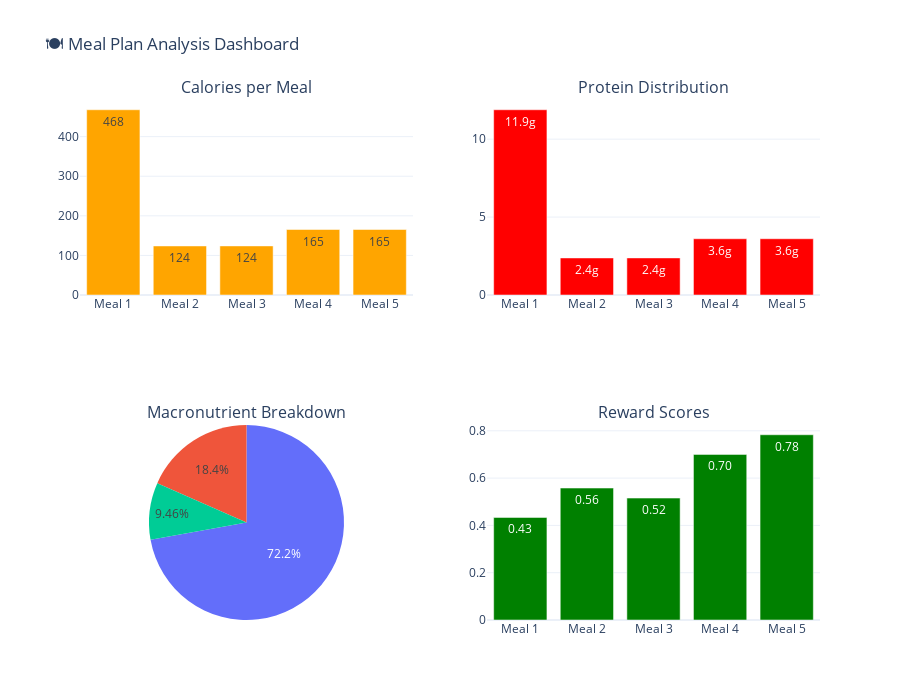

Source (notebook cell):
### Markdown cell above
## 🍽️ Interactive Meal Planning Demo

### Code cell
if RL_AVAILABLE and agent:
    print("🍽️ Generating AI meal plan...")
    
    # Reset environment and generate meal plan
    observation, _ = env.reset()
    meals_data = []
    total_nutrition = {'calories': 0, 'protein': 0, 'carbohydrates': 0, 'fat': 0}
    
    print("\n" + "="*70)
    print("🍽️ AI-GENERATED MEAL PLAN")
    print("="*70)
    
    for step in range(5):  # Generate 5 meals
        # Get action from trained agent
        action, _, _ = agent.select_action(observation, training=False)
        
        # Take step in environment
        observation, reward, done, truncated, info = env.step(action)
        
        if 'selected_food' in info:
            food = info['selected_food']
            portion = info['portion_size']
            meal_nutrition = info['meal_nutrition']
            
            # Store meal data for visualization
            meals_data.append({
                'meal': f'Meal {step + 1}',
                'food': food.name,
                'portion': portion,
                'calories': meal_nutrition['calories'],
                'protein': meal_nutrition['protein'],
                'carbohydrates': meal_nutrition['carbohydrates'],
                'fat': meal_nutrition['fat'],
                'reward': reward
            })
            
            print(f"\n🍴 Meal {step + 1}: {food.name}")
            print(f"   Portion: {portion:.0f}g")
            print(f"   Calories: {meal_nutrition['calories']:.0f} kcal")
            print(f"   P: {meal_nutrition['protein']:.1f}g | C: {meal_nutrition['carbohydrates']:.1f}g | F: {meal_nutrition['fat']:.1f}g")
            print(f"   Reward Score: {reward:.3f}")
            
            # Update totals
            for key in total_nutrition:
                total_nutrition[key] += meal_nutrition[key]
        
        if done or truncated:
            break
    
    # Create interactive meal visualization
    if meals_data:
        df_meals = pd.DataFrame(meals_data)
        
        # Nutritional breakdown chart
        fig = make_subplots(
            rows=2, cols=2,
            subplot_titles=('Calories per Meal', 'Protein Distribution', 
                           'Macronutrient Breakdown', 'Reward Scores'),
            specs=[[{"type": "bar"}, {"type": "bar"}],
                   [{"type": "pie"}, {"type": "bar"}]]
        )
        
        # Calories per meal
        fig.add_trace(
            go.Bar(x=df_meals['meal'], y=df_meals['calories'], 
                   name='Calories', marker_color='orange',
                   text=[f"{cal:.0f}" for cal in df_meals['calories']],
                   textposition='auto'),
            row=1, col=1
        )
        
        # Protein distribution
        fig.add_trace(
            go.Bar(x=df_meals['meal'], y=df_meals['protein'], 
                   name='Protein', marker_color='red',
                   text=[f"{prot:.1f}g" for prot in df_meals['protein']],
                   textposition='auto'),
            row=1, col=2
        )
        
        # Macronutrient pie chart
        fig.add_trace(
            go.Pie(labels=['Protein', 'Carbohydrates', 'Fat'],
                   values=[total_nutrition['protein']*4, 
                          total_nutrition['carbohydrates']*4, 
                          total_nutrition['fat']*9],
                   name='Macros'),
            row=2, col=1
        )
        
        # Reward scores
        fig.add_trace(
            go.Bar(x=df_meals['meal'], y=df_meals['reward'], 
                   name='Reward', marker_color='green',
                   text=[f"{rew:.2f}" for rew in df_meals['reward']],
                   textposition='auto'),
            row=2, col=2
        )
        
        fig.update_layout(
            title='🍽️ Meal Plan Analysis Dashboard',
            height=700,
            showlegend=False,
            template='plotly_white'
        )
        
        fig.show()
    
    # Show targets vs actual
    target_cals = user_profile.goals['target_calories']
    target_protein, target_carbs, target_fat = user_profile.get_target_macro_grams()
    
    print("\n" + "-"*70)
    print("📊 DAILY NUTRITION SUMMARY")
    print("-"*70)
    print(f"Calories: {total_nutrition['calories']:.0f} / {target_cals} ({total_nutrition['calories']/target_cals:.1%})")
    print(f"Protein:  {total_nutrition['protein']:.1f}g / {target_protein:.1f}g ({total_nutrition['protein']/target_protein:.1%})")
    print(f"Carbs:    {total_nutrition['carbohydrates']:.1f}g / {target_carbs:.1f}g ({total_nutrition['carbohydrates']/target_carbs:.1%})")
    print(f"Fat:      {total_nutrition['fat']:.1f}g / {target_fat:.1f}g ({total_nutrition['fat']/target_fat:.1%})")
    
else:
    print("❌ Cannot generate meal plan - Agent not available")

### Figure 1 — Plotly figure (JSON) as saved in the notebook; plotly's stock layout.template omitted (floating-point values rounded to 4 significant figures)
{"data": [{"marker": {"color": "orange"}, "name": "Calories", "text": ["468", "124", "124", "165", "165"], "textposition": "auto", "type": "bar", "x": ["Meal 1", "Meal 2", "Meal 3", "Meal 4", "Meal 5"], "xaxis": "x", "y": [467.9, 123.9, 124.0, 165.4, 165.4], "yaxis": "y"}, {"marker": {"color": "red"}, "name": "Protein", "text": ["11.9g", "2.4g", "2.4g", "3.6g", "3.6g"], "textposition": "auto", "type": "bar", "x": ["Meal 1", "Meal 2", "Meal 3", "Meal 4", "Meal 5"], "xaxis": "x2", "y": [11.89, 2.378, 2.379, 3.609, 3.609], "yaxis": "y2"}, {"domain": {"x": [0, 0.45], "y": [0, 0.375]}, "labels": ["Protein", "Carbohydrates", "Fat"], "name": "Macros", "type": "pie", "values": [95.44, 728.1, 185.5]}, {"marker": {"color": "green"}, "name": "Reward", "text": ["0.43", "0.56", "0.52", "0.70", "0.78"], "textposition": "auto", "type": "bar", "x": ["Meal 1", "Meal 2", "Meal 3", "Meal 4", "Meal 5"], "xaxis": "x3", "y": [0.4337, 0.5579, 0.5155, 0.7002, 0.7833], "yaxis": "y3"}], "layout": {"annotations": [{"font": {"size": 16}, "showarrow": false, "text": "Calories per Meal", "x": 0.225, "xanchor": "center", "xref": "paper", "y": 1, "yanchor": "bottom", "yref": "paper"}, {"font": {"size": 16}, "showarrow": false, "text": "Protein Distribution", "x": 0.775, "xanchor": "center", "xref": "paper", "y": 1, "yanchor": "bottom", "yref": "paper"}, {"font": {"size": 16}, "showarrow": false, "text": "Macronutrient Breakdown", "x": 0.225, "xanchor": "center", "xref": "paper", "y": 0.375, "yanchor": "bottom", "yref": "paper"}, {"font": {"size": 16}, "showarrow": false, "text": "Reward Scores", "x": 0.775, "xanchor": "center", "xref": "paper", "y": 0.375, "yanchor": "bottom", "yref": "paper"}], "height": 700, "showlegend": false, "title": {"text": "🍽️ Meal Plan Analysis Dashboard"}, "xaxis": {"anchor": "y", "domain": [0, 0.45]}, "xaxis2": {"anchor": "y2", "domain": [0.55, 1]}, "xaxis3": {"anchor": "y3", "domain": [0.55, 1]}, "yaxis": {"anchor": "x", "domain": [0.625, 1]}, "yaxis2": {"anchor": "x2", "domain": [0.625, 1]}, "yaxis3": {"anchor": "x3", "domain": [0, 0.375]}}}
